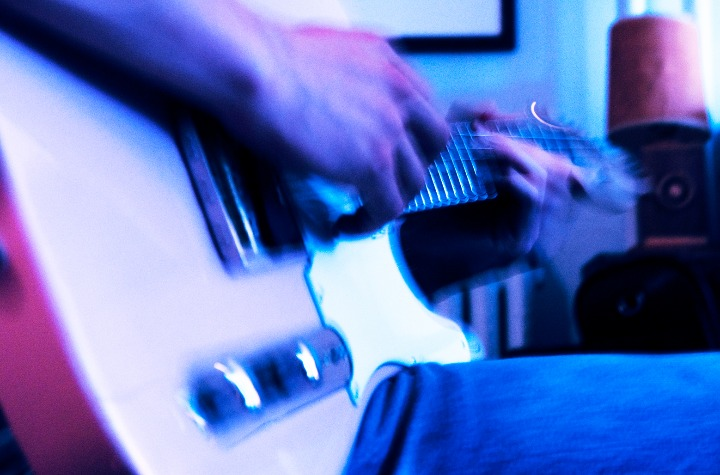
#> input picture images/hero.jpg, 720 x 475 px
$ python stylize_portrait.py ../images/hero.jpg out.png
#> lines starting #> are read from the running program, lines starting #| are printed output that depends on the picture
from pathlib import Path
import sys

from PIL import Image, ImageChops, ImageEnhance, ImageFilter, ImageOps


def main() -> int:
    if len(sys.argv) != 3:
        raise SystemExit("usage: stylize_portrait.py input output")

    input_path = Path(sys.argv[1])
    output_path = Path(sys.argv[2])

    image = Image.open(input_path).convert("RGB")
#> image is the input picture: PIL image 720x475 RGB; mean R, G, B 95.3, 114.7, 187
    width, height = image.size
#> width = 720; height = 475

    target_aspect = 0.88
    crop_width = width
#> crop_width = 720
    crop_height = int(round(crop_width / target_aspect))
#> crop_height = 818

    if crop_height > height:
        crop_height = height
#> crop_height = 475
        crop_width = int(round(crop_height * target_aspect))
#> crop_width = 418

    left = (width - crop_width) / 2
#> left = 151
    top = max(0, (height - crop_height) * 0.18)
#> top = 0
    crop_box = (
        int(round(left)),
        int(round(top)),
        int(round(left + crop_width)),
        int(round(top + crop_height)),
    )
#> crop_box = (151, 0, 569, 475)

    image = image.crop(crop_box).resize((960, 1090), Image.Resampling.LANCZOS)
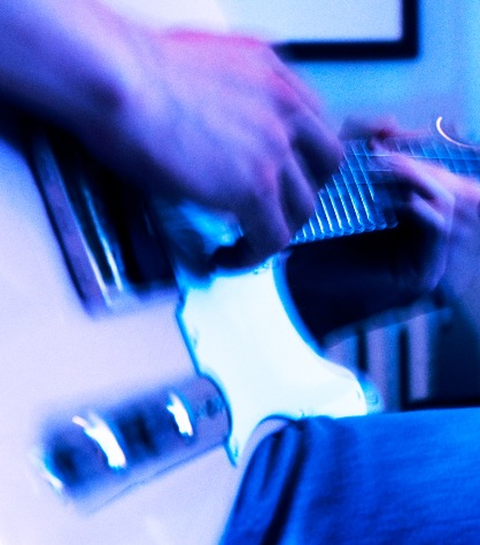
#> image: PIL image 960x1090 RGB (shown at 1/2 size); mean R, G, B 92.3, 119.9, 198.1

    base = image.filter(ImageFilter.MedianFilter(size=3))
    base = base.filter(ImageFilter.SMOOTH_MORE)
    poster = ImageOps.posterize(base, 5)

    edges = image.convert("L").filter(ImageFilter.FIND_EDGES)
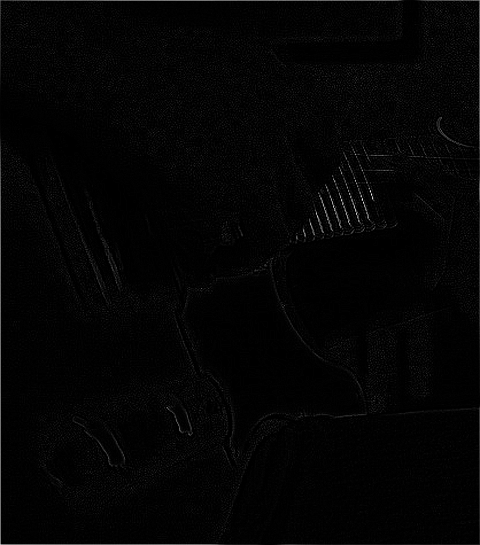
#> edges: PIL image 960x1090 L (shown at 1/2 size); min 0, max 255, mean 4
    edges = ImageOps.invert(edges)
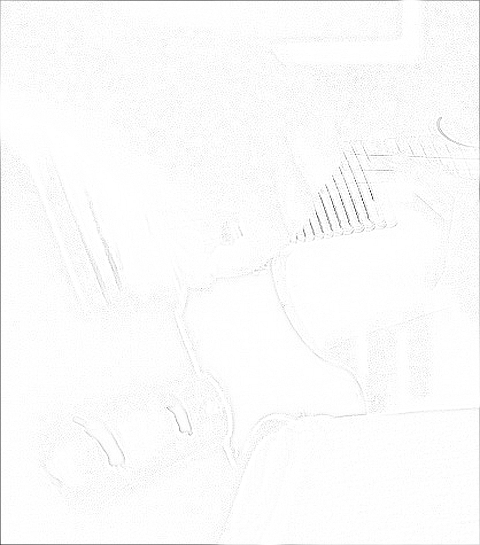
#> edges: PIL image 960x1090 L (shown at 1/2 size); min 0, max 255, mean 251
    edges = ImageOps.autocontrast(edges)
    edges = ImageEnhance.Contrast(edges).enhance(1.35)
    edges = edges.point(lambda value: 255 if value > 206 else int(value * 0.78))
    edge_layer = Image.merge("RGB", (edges, edges, edges))

    inked = ImageChops.multiply(poster, edge_layer)
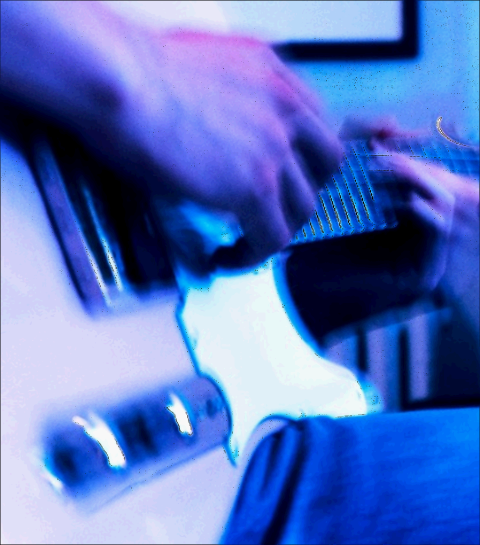
#> inked: PIL image 960x1090 RGB (shown at 1/2 size); mean R, G, B 88.8, 115.5, 192.4
    stylized = Image.blend(poster, inked, 0.38)
    stylized = stylized.filter(ImageFilter.SMOOTH)
    stylized = ImageEnhance.Sharpness(stylized).enhance(1.18)
    stylized = ImageEnhance.Color(stylized).enhance(0.94)
    stylized = ImageEnhance.Contrast(stylized).enhance(1.05)

    cool_wash = Image.new("RGB", stylized.size, (238, 244, 249))
    stylized = Image.blend(stylized, cool_wash, 0.05)

    output_path.parent.mkdir(parents=True, exist_ok=True)
    stylized.save(output_path, format="PNG")
    return 0


if __name__ == "__main__":
    raise SystemExit(main())
#> (the program exits here)
